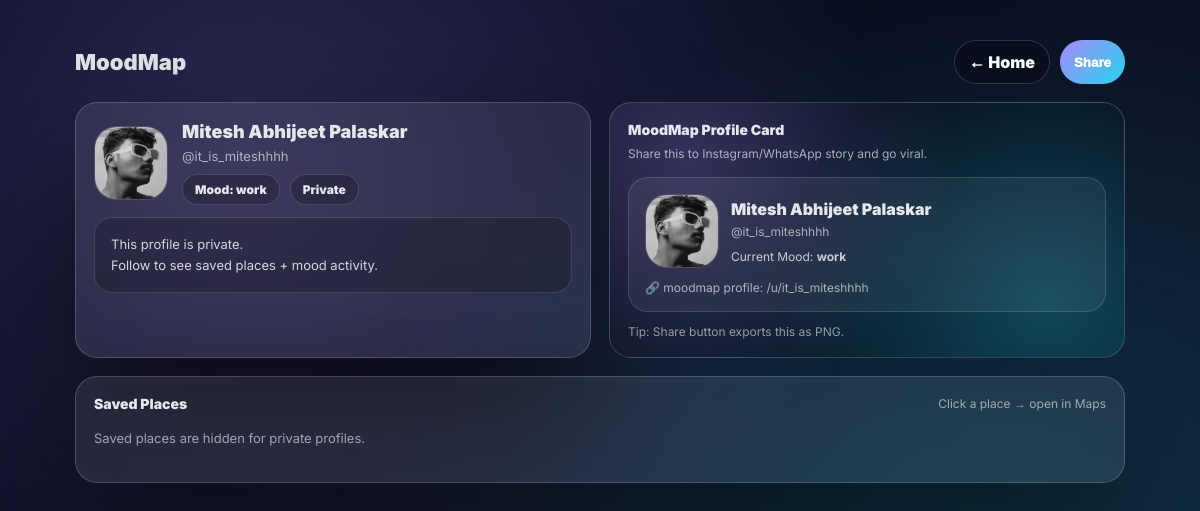
Before: /u/it_is_miteshhhh with the older database file.
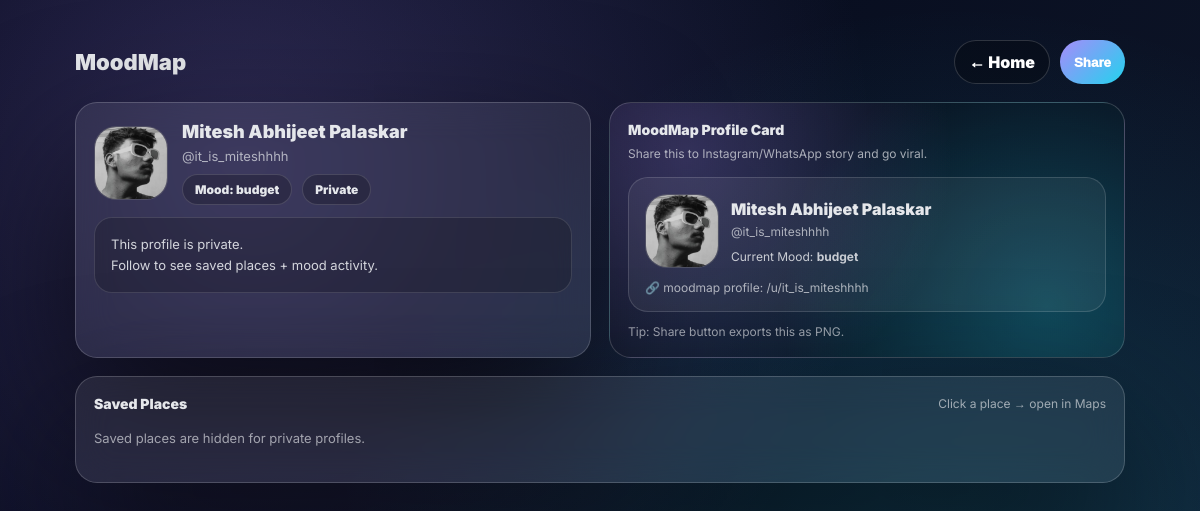
After: the same page with the newer database file.
### tables this page shows
CREATE TABLE users(
            id INTEGER PRIMARY KEY AUTOINCREMENT,
            name TEXT NOT NULL,
            email TEXT UNIQUE NOT NULL,
            password TEXT NOT NULL,
            remember_token TEXT
        , username TEXT, is_private INTEGER DEFAULT 0, current_mood TEXT, profile_pic TEXT);

### app.py (the view, shortened to what this page needs)
@app.route("/u/<username>")
def public_profile(username):
    user = user_by_username(username)
    if not user:
        abort(404)
    viewer_id = current_user()
    rel = follow_status(viewer_id, user["id"])
    is_private = int(user["is_private"] or 0)
    allowed_to_view = True
    if is_private:
        allowed_to_view = can_view_private(viewer_id, user["id"])
    places = []
    return render_template(
        "profile.html",
        profile_name=user["name"],
        profile_username=user["username"],
        current_mood=user["current_mood"] or "work",
        is_private=is_private,
        allowed=allowed_to_view,
        relationship=rel,
        viewer_logged_in=True if viewer_id else False,
        is_owner=True if viewer_id and viewer_id == user["id"] else False,
        profile_pic=user["profile_pic"] or "",
        places=places,
        admin=True if is_admin(viewer_id) else False
    )

### app.py (called while the page is built, shortened)
def get_db():
    db = sqlite3.connect(DB_PATH, timeout=30, check_same_thread=False)
    db.row_factory = sqlite3.Row
    try:
        db.execute("PRAGMA journal_mode=WAL;")
        db.execute("PRAGMA synchronous=NORMAL;")
        db.execute("PRAGMA busy_timeout=30000;")
        db.execute("PRAGMA foreign_keys=ON;")
    except:
        pass
    return db

def get_maintenance_mode():
    try:
        with get_db() as db:
            row = db.execute("SELECT value FROM app_meta WHERE key=?", ("maintenance_mode",)).fetchone()
            if not row:
                return False
            return str(row["value"]) == "1"
    except:
        return False

@app.context_processor
def inject_globals():
    return {
        "maintenance_mode": get_maintenance_mode()
    }

@app.before_request
def maintenance_gate():
    try:
        if request.path.startswith("/static/"):
            return None
    except Exception as e:
        print("⚠️ maintenance_gate error:", e)
        return None

def current_user():
    if "user_id" in session:
        return session["user_id"]
    token = request.cookies.get("remember_token")
    if token:
        with get_db() as db:
            row = db.execute("SELECT id FROM users WHERE remember_token=?", (token,)).fetchone()
            if row:
                session["user_id"] = row["id"]
                return row["id"]
    return None

def user_by_username(username):
    username = (username or "").strip().lower()
    with get_db() as db:
        return db.execute("SELECT * FROM users WHERE username=?", (username,)).fetchone()

def follow_status(viewer_id, target_id):
    if not viewer_id:
        return "none"

def can_view_private(viewer_id, target_id):
    if viewer_id and viewer_id == target_id:
        return True
    with get_db() as db:
        row = db.execute("""
            SELECT status FROM follows
            WHERE follower_id=? AND following_id=? AND status='accepted'
        """, (viewer_id, target_id)).fetchone()
    return True if row else False

def is_admin(uid):
    try:
        return uid and int(uid) == 1
    except:
        return False

### templates/profile.html (shortened to what this page needs)
<!DOCTYPE html>
<html lang="en">
<head>
<link rel="stylesheet" href="https://cdn.jsdelivr.net/npm/cropperjs@1.6.2/dist/cropper.min.css">
</head>
<body
  data-owner="{% if is_owner %}1{% else %}0{% endif %}"
  data-admin="{% if admin %}1{% else %}0{% endif %}"
>
<div class="wrap">
  <div class="topRow">
    <div class="brand">MoodMap</div>
    <div style="display:flex;gap:10px;flex-wrap:wrap">
      <a class="btn" href="/">← Home</a>
      <button class="btn primary" id="shareBtn"> Share</button>
    </div>
  </div>
  <div class="grid">
    <div class="card">
      <div class="profileRow">
        <div class="pfp" id="profilePfpBox">
          {% if profile_pic %}
            <img id="profilePfpImg" src="{{profile_pic}}" />
          {% else %}
            {{profile_name[:1]}}
          {% endif %}
        </div>
        <div>
          <div class="name">{{profile_name}}</div>
          <div class="user">@{{profile_username}}</div>
          <div class="metaRow">
            <span class="badge">Mood: {{current_mood}}</span>
            <span class="badge">{% if is_private %}Private{% else %}Public{% endif %}</span>
          </div>
        </div>
      </div>
      {% if not allowed %}
        <div class="lockBox">
           This profile is private.<br>
          Follow to see saved places + mood activity.
        </div>
      {% endif %}
    </div>
    <div class="shareCard" id="shareCard">
      <div class="shareTitle">MoodMap Profile Card</div>
      <div class="shareSub">Share this to Instagram/WhatsApp story and go viral.</div>
      <div class="shareInner">
        <div style="display:flex;gap:12px;align-items:center;">
          <div class="pfp" id="sharePfpBox">
            {% if profile_pic %}
              <img id="sharePfpImg" src="{{profile_pic}}" />
            {% else %}
              {{profile_name[:1]}}
            {% endif %}
          </div>
          <div>
            <div style="font-weight:1000;font-size:16px">{{profile_name}}</div>
            <div style="opacity:.7;font-size:12px;margin-top:5px">@{{profile_username}}</div>
            <div style="margin-top:10px;font-size:12px;opacity:.85">
              Current Mood: <b>{{current_mood}}</b>
            </div>
          </div>
        </div>
        <div class="qr">🔗 moodmap profile: /u/{{profile_username}}</div>
      </div>
      <div class="hint">Tip: Share button exports this as PNG.</div>
    </div>
  </div>
  <div class="card" style="margin-top:18px">
    <div style="display:flex;justify-content:space-between;gap:12px;align-items:center;flex-wrap:wrap">
      <div style="font-weight:1000;font-size:14px">Saved Places</div>
      <div style="opacity:.65;font-size:12px">Click a place → open in Maps</div>
    </div>
    {% if allowed %}
      <div class="places">
        {% for p in places %}
          <div class="place" onclick="openMaps('{{p.lat}}','{{p.lon}}')">
            <div class="pTitle">{{p.name}}</div>
            <div class="pMeta">{{p.category}}</div>
          </div>
        {% endfor %}
      </div>
      {% if places|length == 0 %}
        <div style="opacity:.65;font-size:13px;padding:18px 0">No saved places yet.</div>
      {% endif %}
    {% else %}
      <div style="opacity:.65;font-size:13px;padding:18px 0">
        Saved places are hidden for private profiles.
      </div>
    {% endif %}
  </div>
</div>
</body>
</html>

### templates/profile.html (style rules this page uses)
:root { --accent:#a78bfa; --accent2:#22d3ee; --text:#e5e7eb; }
body { margin:0; min-height:100vh; font-family:Inter,system-ui; color:var(--text); background: radial-gradient(circle at 20% 20%, #a78bfa40, transparent 55%), radial-gradient(circle at 80% 80%, #22d3ee35, transparent 55%), linear-gradient(120deg,#020617,#0f172a); overflow-x:hidden; }
.wrap { max-width:1050px;margin:auto;padding:40px 22px 90px; }
.topRow { display:flex;justify-content:space-between;gap:12px;flex-wrap:wrap;align-items:center;margin-bottom:18px; }
.brand { font-weight:1000;font-size:22px; }
.btn { padding:11px 14px;border-radius:999px; border:1px solid rgba(255,255,255,0.16); background:rgba(0,0,0,0.26); color:white;text-decoration:none; font-weight:1000; cursor:pointer; transition: transform .15s ease; }
.btn.primary { border:none;background:linear-gradient(135deg,var(--accent),var(--accent2)) }
.grid { display:grid;grid-template-columns: 1fr 1fr;gap:18px;margin-top:18px; }
.card { border-radius:22px;border:1px solid rgba(255,255,255,0.18); background: rgba(255,255,255,0.08); backdrop-filter: blur(18px); box-shadow: 0 60px 140px rgba(0,0,0,0.65); padding:18px; }
.profileRow { display:flex;gap:14px;align-items:center; }
.pfp { width:72px;height:72px;border-radius:22px; border:1px solid rgba(255,255,255,0.18); overflow:hidden;background:rgba(0,0,0,0.22); display:grid;place-items:center; font-weight:1000;font-size:22px; }
.pfp img { width:100%;height:100%;object-fit:cover }
.name { font-weight:1000;font-size:18px }
.user { opacity:.7;font-size:13px;margin-top:6px }
.metaRow { margin-top:10px;display:flex;gap:10px;flex-wrap:wrap }
.badge { padding:7px 12px;border-radius:999px; border:1px solid rgba(255,255,255,0.14); background:rgba(0,0,0,0.22); font-size:12px;font-weight:900; }
.lockBox { margin-top:12px;padding:16px;border-radius:18px; border:1px solid rgba(255,255,255,0.14); background: rgba(0,0,0,0.22); opacity:.9;line-height:1.6;font-size:13px; }
.shareCard { border-radius:22px;border:1px solid rgba(255,255,255,0.18); background: radial-gradient(circle at 15% 20%, rgba(167,139,250,0.24), transparent 55%), radial-gradient(circle at 85% 80%, rgba(34,211,238,0.24), transparent 55%), rgba(0,0,0,0.22); padding:18px;position:relative;overflow:hidden; }
.shareTitle { font-weight:1000;font-size:14px }
.shareSub { opacity:.7;font-size:12px;margin-top:7px;line-height:1.5 }
.shareInner { margin-top:14px;border-radius:20px;border:1px solid rgba(255,255,255,0.14); background: rgba(255,255,255,0.06); padding:16px; }
.qr { margin-top:12px;opacity:.72;font-size:12px; }
.hint { opacity:.65;font-size:12px;margin-top:12px }

Changed rows visible on the page:
changed users "Mitesh Abhijeet Palaskar": current_mood "work" → "budget"
